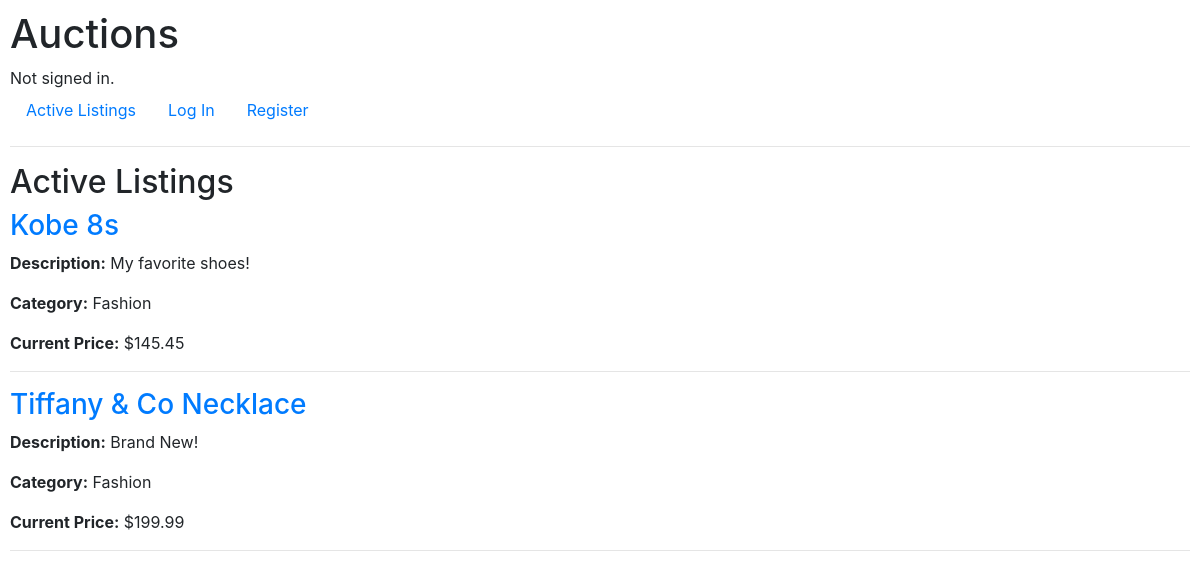
Before: / with the older database file.
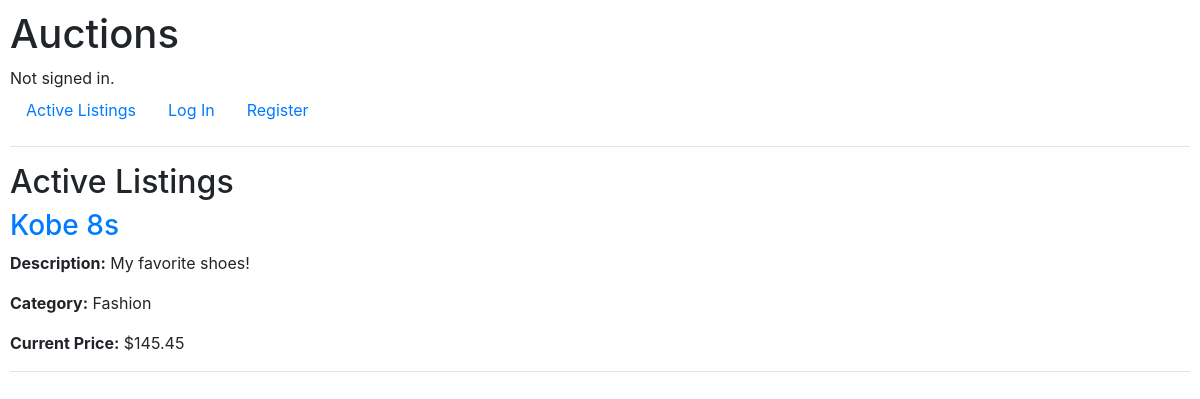
After: the same page with the newer database file.
### auctions/models.py (models this page shows, shortened)
class AuctionListing(models.Model):
    CATEGORY_CHOICES = [
        ('Fashion', 'Fashion'),
        ('Toys', 'Toys'),
        ('Electronics', 'Electronics'),
        ('Home', 'Home'),
    ]
    title = models.CharField(max_length=100)
    description = models.TextField()
    starting_bid = models.DecimalField(max_digits=10, decimal_places=2)
    current_price = models.DecimalField(max_digits=10, decimal_places=2, default=0)
    image_url = models.URLField(blank=True, null=True)
    category = models.CharField(max_length=20, choices=CATEGORY_CHOICES, blank=True, null=True)
    is_active = models.BooleanField(default=True)
    owner = models.ForeignKey(User, on_delete=models.CASCADE, related_name="listings")
    created_at = models.DateTimeField(auto_now_add=True)

### auctions/views.py (the view)
# urls.py: path("", views.index, name="index"),
def index(request):
    listings = AuctionListing.objects.filter(is_active=True)
    listings_with_prices = []
    for listing in listings:
        highest_bid = listing.bids.aggregate(Max('amount'))['amount__max']  # Get the highest bid amount
        current_price = highest_bid if highest_bid else listing.starting_bid  # Use starting_bid if no bids
        listings_with_prices.append({
            'listing': listing,
            'current_price': current_price,
        })
    context = {
        'listings_with_prices': listings_with_prices,
    }
    return render(request, 'auctions/index.html', context)

### auctions/templates/auctions/index.html (shortened to what this page needs)
{% extends "auctions/layout.html" %}
{% block body %}
<h2>Active Listings</h2>
<div class="listings">
    {% for entry in listings_with_prices %}
        <div class="listing">
            <h3><a href="{% url 'listing' entry.listing.id %}">{{ entry.listing.title }}</a></h3>
            <p><strong>Description:</strong> {{ entry.listing.description }}</p>
            <p><strong>Category:</strong> {{ entry.listing.category }}</p>
            <p><strong>Current Price:</strong> ${{ entry.current_price|floatformat:2 }}</p>
        </div>
        <hr>
    {% endfor %}
</div>
{% endblock %}

Changed rows visible on the page:
no longer on this page (row edited): AuctionListing: listing "Tiffany & Co Necklace", listing.description "Brand New!", listing.category "Fashion", current_price "199.99"
